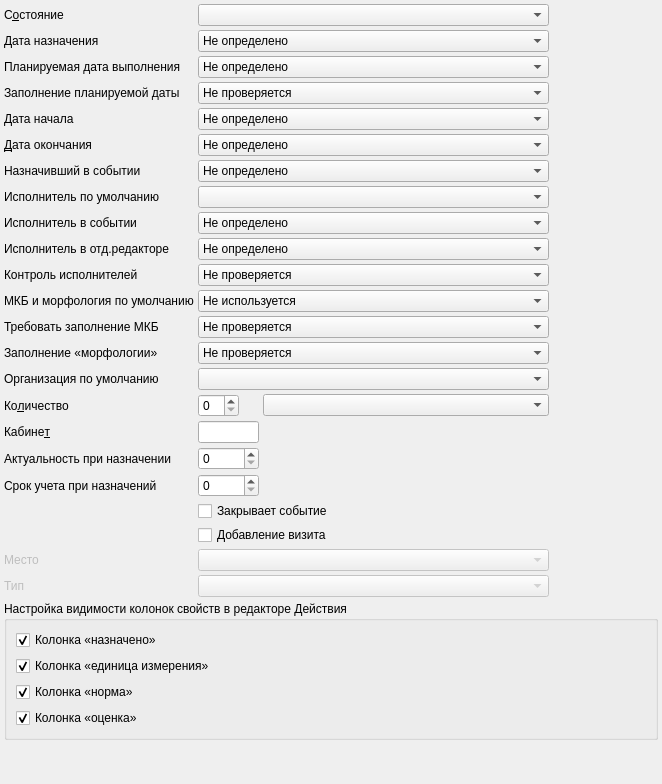
         <widget class="QWidget" name="tabDefaults">
          <attribute name="title">
           <string>Умолчания</string>
          </attribute>
          <layout class="QGridLayout" name="gridLayout_4">
           <property name="leftMargin">
            <number>4</number>
           </property>
           <property name="topMargin">
            <number>4</number>
           </property>
           <property name="rightMargin">
            <number>4</number>
           </property>
           <property name="bottomMargin">
            <number>4</number>
           </property>
           <property name="spacing">
            <number>4</number>
           </property>
           <item row="26" column="0" colspan="5">
            <widget class="QGroupBox" name="groupBox">
             <property name="title">
              <string>Настройка видимости колонок свойств в редакторе Действия</string>
             </property>
             <layout class="QVBoxLayout" name="verticalLayout_2">
              <item>
               <widget class="QCheckBox" name="chkPropertyAssignedVisible">
                <property name="text">
                 <string>Колонка «назначено»</string>
                </property>
                <property name="checked">
                 <bool>true</bool>
                </property>
               </widget>
              </item>
              <item>
               <widget class="QCheckBox" name="chkPropertyUnitVisible">
                <property name="text">
                 <string>Колонка «единица измерения»</string>
                </property>
                <property name="checked">
                 <bool>true</bool>
                </property>
               </widget>
              </item>
              <item>
               <widget class="QCheckBox" name="chkPropertyNormVisible">
                <property name="text">
                 <string>Колонка «норма»</string>
                </property>
                <property name="checked">
                 <bool>true</bool>
                </property>
               </widget>
              </item>
              <item>
               <widget class="QCheckBox" name="chkPropertyEvaluationVisible">
                <property name="text">
                 <string>Колонка «оценка»</string>
                </property>
                <property name="checked">
                 <bool>true</bool>
                </property>
               </widget>
              </item>
             </layout>
            </widget>
           </item>
           <item row="14" column="1" colspan="3">
            <widget class="QComboBox" name="cmbMKBRequired">
             <property name="currentIndex">
              <number>0</number>
             </property>
             <item>
              <property name="text">
               <string>Не проверяется</string>
              </property>
             </item>
             <item>
              <property name="text">
               <string>Мягкий контроль</string>
              </property>
             </item>
             <item>
              <property name="text">
               <string>Жесткий контроль</string>
              </property>
             </item>
            </widget>
           </item>
           <item row="12" column="0">
            <widget class="QLabel" name="lblExecPersonRequired">
             <property name="sizePolicy">
              <sizepolicy hsizetype="Maximum" vsizetype="Preferred">
               <horstretch>0</horstretch>
               <verstretch>0</verstretch>
              </sizepolicy>
             </property>
             <property name="text">
              <string>Контроль исполнителей</string>
             </property>
             <property name="buddy">
              <cstring>cmbExecPersonRequired</cstring>
             </property>
            </widget>
           </item>
           <item row="12" column="1" colspan="3">
            <widget class="QComboBox" name="cmbExecPersonRequired">
             <item>
              <property name="text">
               <string>Не проверяется</string>
              </property>
             </item>
             <item>
              <property name="text">
               <string>Мягкий контроль</string>
              </property>
             </item>
             <item>
              <property name="text">
               <string>Жёсткий контроль</string>
              </property>
             </item>
            </widget>
           </item>
           <item row="14" column="0">
            <widget class="QLabel" name="lblMKBRequired">
             <property name="sizePolicy">
              <sizepolicy hsizetype="Maximum" vsizetype="Preferred">
               <horstretch>0</horstretch>
               <verstretch>0</verstretch>
              </sizepolicy>
             </property>
             <property name="text">
              <string>Требовать заполнение МКБ</string>
             </property>
             <property name="buddy">
              <cstring>cmbMKBRequired</cstring>
             </property>
            </widget>
           </item>
           <item row="15" column="0">
            <widget class="QLabel" name="lblIsMorphologyRequired">
             <property name="sizePolicy">
              <sizepolicy hsizetype="Maximum" vsizetype="Preferred">
               <horstretch>0</horstretch>
               <verstretch>0</verstretch>
              </sizepolicy>
             </property>
             <property name="text">
              <string>Заполнение «морфологии»</string>
             </property>
            </widget>
           </item>
           <item row="5" column="4">
            <spacer name="spacer_3">
             <property name="orientation">
              <enum>Qt::Horizontal</enum>
             </property>
             <property name="sizeHint" stdset="0">
              <size>
               <width>66</width>
               <height>22</height>
              </size>
             </property>
            </spacer>
           </item>
           <item row="17" column="0">
            <widget class="QLabel" name="lblAmount">
             <property name="sizePolicy">
              <sizepolicy hsizetype="Maximum" vsizetype="Preferred">
               <horstretch>0</horstretch>
               <verstretch>0</verstretch>
              </sizepolicy>
             </property>
             <property name="text">
              <string>Ко&amp;личество</string>
             </property>
             <property name="buddy">
              <cstring>edtAmount</cstring>
             </property>
            </widget>
           </item>
           <item row="9" column="0">
            <widget class="QLabel" name="lblDefaultPersonInEvent">
             <property name="sizePolicy">
              <sizepolicy hsizetype="Maximum" vsizetype="Preferred">
               <horstretch>0</horstretch>
               <verstretch>0</verstretch>
              </sizepolicy>
             </property>
             <property name="text">
              <string>Исполнитель в событии</string>
             </property>
             <property name="buddy">
              <cstring>cmbDefaultPersonInEvent</cstring>
             </property>
            </widget>
           </item>
           <item row="8" column="1" colspan="3">
            <widget class="CPersonWithOrgListComboBoxEx" name="cmbDefaultExecPerson"/>
           </item>
           <item row="9" column="4">
            <spacer name="horizontalSpacer">
             <property name="orientation">
              <enum>Qt::Horizontal</enum>
             </property>
             <property name="sizeHint" stdset="0">
              <size>
               <width>66</width>
               <height>22</height>
              </size>
             </property>
            </spacer>
           </item>
           <item row="8" column="0">
            <widget class="QLabel" name="lblDefaultExecPerson">
             <property name="sizePolicy">
              <sizepolicy hsizetype="Maximum" vsizetype="Preferred">
               <horstretch>0</horstretch>
               <verstretch>0</verstretch>
              </sizepolicy>
             </property>
             <property name="text">
              <string>Исполнитель по умолчанию</string>
             </property>
             <property name="buddy">
              <cstring>cmbDefaultExecPerson</cstring>
             </property>
            </widget>
           </item>
           <item row="16" column="0">
            <widget class="QLabel" name="lblDefaultOrg">
             <property name="sizePolicy">
              <sizepolicy hsizetype="Maximum" vsizetype="Preferred">
               <horstretch>0</horstretch>
               <verstretch>0</verstretch>
              </sizepolicy>
             </property>
             <property name="text">
              <string>Организация по умолчанию</string>
             </property>
            </widget>
           </item>
           <item row="25" column="0">
            <widget class="QLabel" name="lblAddVisitType">
             <property name="enabled">
              <bool>false</bool>
             </property>
             <property name="sizePolicy">
              <sizepolicy hsizetype="Maximum" vsizetype="Preferred">
               <horstretch>0</horstretch>
               <verstretch>0</verstretch>
              </sizepolicy>
             </property>
             <property name="text">
              <string>Тип</string>
             </property>
            </widget>
           </item>
           <item row="5" column="1" colspan="3">
            <widget class="QComboBox" name="cmbDefaultEndDate">
             <property name="sizePolicy">
              <sizepolicy hsizetype="Preferred" vsizetype="Fixed">
               <horstretch>0</horstretch>
               <verstretch>0</verstretch>
              </sizepolicy>
             </property>
             <item>
              <property name="text">
               <string>Не определено</string>
              </property>
             </item>
             <item>
              <property name="text">
               <string>Текущая дата</string>
              </property>
             </item>
             <item>
              <property name="text">
               <string>Дата начала события</string>
              </property>
             </item>
             <item>
              <property name="text">
               <string>Дата окончания события</string>
              </property>
             </item>
             <item>
              <property name="text">
               <string>Дата начала действия</string>
              </property>
             </item>
             <item>
              <property name="text">
               <string>Синхронизация по дате начала действия</string>
              </property>
             </item>
             <item>
              <property name="text">
               <string>Синхронизация по дате начала события</string>
              </property>
             </item>
             <item>
              <property name="text">
               <string>Синхронизация по дате окончания события</string>
              </property>
             </item>
            </widget>
           </item>
           <item row="17" column="1">
            <widget class="QSpinBox" name="edtAmount">
             <property name="sizePolicy">
              <sizepolicy hsizetype="Maximum" vsizetype="Fixed">
               <horstretch>0</horstretch>
               <verstretch>0</verstretch>
              </sizepolicy>
             </property>
            </widget>
           </item>
           <item row="11" column="4">
            <spacer name="horizontalSpacer_2">
             <property name="orientation">
              <enum>Qt::Horizontal</enum>
             </property>
             <property name="sizeHint" stdset="0">
              <size>
               <width>66</width>
               <height>22</height>
              </size>
             </property>
            </spacer>
           </item>
           <item row="17" column="2" colspan="2">
            <widget class="QComboBox" name="cmbAmountEvaluation"/>
           </item>
           <item row="9" column="1" colspan="3">
            <widget class="QComboBox" name="cmbDefaultPersonInEvent">
             <item>
              <property name="text">
               <string>Не определено</string>
              </property>
             </item>
             <item>
              <property name="text">
               <string>Не заполняется</string>
              </property>
             </item>
             <item>
              <property name="text">
               <string>Назначивший действие</string>
              </property>
             </item>
             <item>
              <property name="text">
               <string>Ответственный за событие</string>
              </property>
             </item>
             <item>
              <property name="text">
               <string>Пользователь</string>
              </property>
             </item>
             <item>
              <property name="text">
               <string>Пользователь мед.работник</string>
              </property>
             </item>
             <item>
              <property name="text">
               <string>Пользователь завершивший действие</string>
              </property>
             </item>
            </widget>
           </item>
           <item row="2" column="4">
            <spacer name="spacer_4">
             <property name="orientation">
              <enum>Qt::Horizontal</enum>
             </property>
             <property name="sizeHint" stdset="0">
              <size>
               <width>66</width>
               <height>22</height>
              </size>
             </property>
            </spacer>
           </item>
           <item row="11" column="0">
            <widget class="QLabel" name="lblDefaultPersonInEditor">
             <property name="sizePolicy">
              <sizepolicy hsizetype="Maximum" vsizetype="Preferred">
               <horstretch>0</horstretch>
               <verstretch>0</verstretch>
              </sizepolicy>
             </property>
             <property name="text">
              <string>Исполнитель в отд.редакторе</string>
             </property>
             <property name="buddy">
              <cstring>cmbDefaultPersonInEditor</cstring>
             </property>
            </widget>
           </item>
           <item row="11" column="1" colspan="3">
            <widget class="QComboBox" name="cmbDefaultPersonInEditor">
             <item>
              <property name="text">
               <string>Не определено</string>
              </property>
             </item>
             <item>
              <property name="text">
               <string>Не заполняется</string>
              </property>
             </item>
             <item>
              <property name="text">
               <string>Назначивший действие</string>
              </property>
             </item>
             <item>
              <property name="text">
               <string>Ответственный за событие</string>
              </property>
             </item>
             <item>
              <property name="text">
               <string>Пользователь</string>
              </property>
             </item>
             <item>
              <property name="text">
               <string>Пользователь мед.работник</string>
              </property>
             </item>
            </widget>
           </item>
           <item row="15" column="1" colspan="3">
            <widget class="QComboBox" name="cmbIsMorphologyRequired">
             <item>
              <property name="text">
               <string>Не проверяется</string>
              </property>
             </item>
             <item>
              <property name="text">
               <string>Мягкий контроль</string>
              </property>
             </item>
             <item>
              <property name="text">
               <string>Жесткий контроль</string>
              </property>
             </item>
            </widget>
           </item>
           <item row="19" column="0">
            <widget class="QLabel" name="lblActualAppointmentDuration">
             <property name="sizePolicy">
              <sizepolicy hsizetype="Maximum" vsizetype="Preferred">
               <horstretch>0</horstretch>
               <verstretch>0</verstretch>
              </sizepolicy>
             </property>
             <property name="text">
              <string>Актуальность при назначении</string>
             </property>
            </widget>
           </item>
           <item row="13" column="1" colspan="3">
            <widget class="QComboBox" name="cmbDefaultMKB">
             <item>
              <property name="text">
               <string>Не используется</string>
              </property>
             </item>
             <item>
              <property name="text">
               <string>По заключительному</string>
              </property>
             </item>
             <item>
              <property name="text">
               <string>По диагнозу назначившего действие</string>
              </property>
             </item>
             <item>
              <property name="text">
               <string>Синхронизировать с заключительным</string>
              </property>
             </item>
             <item>
              <property name="text">
               <string>Синхронизировать с диагнозом назначившего действие</string>
              </property>
             </item>
             <item>
              <property name="text">
               <string>Вводится непосредственно</string>
              </property>
             </item>
             <item>
              <property name="text">
               <string>Синхронизировать с предварительным диагнозом</string>
              </property>
             </item>
            </widget>
           </item>
           <item row="18" column="0">
            <widget class="QLabel" name="lblOffice">
             <property name="sizePolicy">
              <sizepolicy hsizetype="Maximum" vsizetype="Preferred">
               <horstretch>0</horstretch>
               <verstretch>0</verstretch>
              </sizepolicy>
             </property>
             <property name="text">
              <string>Кабине&amp;т</string>
             </property>
             <property name="buddy">
              <cstring>edtOffice</cstring>
             </property>
            </widget>
           </item>
           <item row="13" column="0">
            <widget class="QLabel" name="lblDefaultMKB">
             <property name="sizePolicy">
              <sizepolicy hsizetype="Maximum" vsizetype="Preferred">
               <horstretch>0</horstretch>
               <verstretch>0</verstretch>
              </sizepolicy>
             </property>
             <property name="text">
              <string>МКБ и морфология по умолчанию</string>
             </property>
             <property name="buddy">
              <cstring>cmbDefaultMKB</cstring>
             </property>
            </widget>
           </item>
           <item row="27" column="0">
            <spacer name="verticalSpacer_2">
             <property name="orientation">
              <enum>Qt::Vertical</enum>
             </property>
             <property name="sizeHint" stdset="0">
              <size>
               <width>20</width>
               <height>40</height>
              </size>
             </property>
            </spacer>
           </item>
           <item row="24" column="0">
            <widget class="QLabel" name="lblAddVisitScene">
             <property name="enabled">
              <bool>false</bool>
             </property>
             <property name="sizePolicy">
              <sizepolicy hsizetype="Maximum" vsizetype="Preferred">
               <horstretch>0</horstretch>
               <verstretch>0</verstretch>
              </sizepolicy>
             </property>
             <property name="text">
              <string>Место</string>
             </property>
            </widget>
           </item>
           <item row="5" column="0">
            <widget class="QLabel" name="lblDefaultEndDate">
             <property name="sizePolicy">
              <sizepolicy hsizetype="Maximum" vsizetype="Preferred">
               <horstretch>0</horstretch>
               <verstretch>0</verstretch>
              </sizepolicy>
             </property>
             <property name="text">
              <string>&amp;Дата окончания</string>
             </property>
             <property name="buddy">
              <cstring>cmbDefaultEndDate</cstring>
             </property>
            </widget>
           </item>
           <item row="0" column="4">
            <spacer name="spacer_2">
             <property name="orientation">
              <enum>Qt::Horizontal</enum>
             </property>
             <property name="sizeHint" stdset="0">
              <size>
               <width>66</width>
               <height>22</height>
              </size>
             </property>
            </spacer>
           </item>
           <item row="0" column="0">
            <widget class="QLabel" name="lblDefaultStatus">
             <property name="sizePolicy">
              <sizepolicy hsizetype="Maximum" vsizetype="Preferred">
               <horstretch>0</horstretch>
               <verstretch>0</verstretch>
              </sizepolicy>
             </property>
             <property name="text">
              <string>С&amp;остояние</string>
             </property>
             <property name="buddy">
              <cstring>cmbDefaultStatus</cstring>
             </property>
            </widget>
           </item>
           <item row="16" column="1" colspan="3">
            <widget class="CPolyclinicComboBox" name="cmbDefaultOrg"/>
           </item>
           <item row="2" column="1" colspan="3">
            <widget class="QComboBox" name="cmbDefaultPlannedEndDate">
             <item>
              <property name="text">
               <string>Не определено</string>
              </property>
             </item>
             <item>
              <property name="text">
               <string>Следующий день от даты назначения</string>
              </property>
             </item>
             <item>
              <property name="text">
               <string>Следующий рабочий день от даты назначения</string>
              </property>
             </item>
             <item>
              <property name="text">
               <string>Дата талона на Работу</string>
              </property>
             </item>
             <item>
              <property name="text">
               <string>Дата начала + количество</string>
              </property>
             </item>
             <item>
              <property name="text">
               <string>Дата начала + длительность</string>
              </property>
             </item>
            </widget>
           </item>
           <item row="0" column="1" colspan="3">
            <widget class="CActionStatusComboBox" name="cmbDefaultStatus">
             <property name="sizePolicy">
              <sizepolicy hsizetype="Preferred" vsizetype="Fixed">
               <horstretch>0</horstretch>
               <verstretch>0</verstretch>
              </sizepolicy>
             </property>
            </widget>
           </item>
           <item row="2" column="0">
            <widget class="QLabel" name="lblDefaultPlannedEndDate">
             <property name="sizePolicy">
              <sizepolicy hsizetype="Maximum" vsizetype="Preferred">
               <horstretch>0</horstretch>
               <verstretch>0</verstretch>
              </sizepolicy>
             </property>
             <property name="text">
              <string>Планируемая дата выполнения</string>
             </property>
             <property name="buddy">
              <cstring>cmbDefaultPlannedEndDate</cstring>
             </property>
            </widget>
           </item>
           <item row="18" column="1">
            <widget class="QLineEdit" name="edtOffice">
             <property name="sizePolicy">
              <sizepolicy hsizetype="Ignored" vsizetype="Fixed">
               <horstretch>0</horstretch>
               <verstretch>0</verstretch>
              </sizepolicy>
             </property>
            </widget>
           </item>
           <item row="24" column="1" colspan="3">
            <widget class="CRBComboBox" name="cmbAddVisitScene">
             <property name="enabled">
              <bool>false</bool>
             </property>
            </widget>
           </item>
           <item row="1" column="0">
            <widget class="QLabel" name="lblDefaultDirectionDate">
             <property name="sizePolicy">
              <sizepolicy hsizetype="Maximum" vsizetype="Preferred">
               <horstretch>0</horstretch>
               <verstretch>0</verstretch>
              </sizepolicy>
             </property>
             <property name="text">
              <string>Дата назначения</string>
             </property>
             <property name="buddy">
              <cstring>cmbDefaultDirectionDate</cstring>
             </property>
            </widget>
           </item>
           <item row="22" column="1" colspan="4">
            <widget class="QCheckBox" name="chkCloseEvent">
             <property name="text">
              <string>Закрывает событие</string>
             </property>
            </widget>
           </item>
           <item row="25" column="1" colspan="3">
            <widget class="CRBComboBox" name="cmbAddVisitType">
             <property name="enabled">
              <bool>false</bool>
             </property>
            </widget>
           </item>
           <item row="20" column="0">
            <widget class="QLabel" name="lblTicketDuartion">
             <property name="toolTip">
              <string>Количество дней от даты номерка на Работу, находящегося в состоянии ожидания, в течении которых в нем учитывается регистрируемое Действие</string>
             </property>
             <property name="text">
              <string>Срок учета при назначений</string>
             </property>
            </widget>
           </item>
           <item row="19" column="1">
            <widget class="QSpinBox" name="edtActualAppointmentDuration">
             <property name="toolTip">
              <string>&lt;html&gt;&lt;head/&gt;&lt;body&gt;&lt;p&gt;Количество дней, в течении которых результат выполненного назначения может учитываться при выполнении нового назначения.&lt;/p&gt;&lt;/body&gt;&lt;/html&gt;</string>
             </property>
             <property name="maximum">
              <number>32767</number>
             </property>
            </widget>
           </item>
           <item row="4" column="0">
            <widget class="QLabel" name="lblDefaultBegDate">
             <property name="text">
              <string>Дата начала </string>
             </property>
            </widget>
           </item>
           <item row="3" column="0">
            <widget class="QLabel" name="lblPlannedEndDateRequired">
             <property name="text">
              <string>Заполнение планируемой даты</string>
             </property>
            </widget>
           </item>
           <item row="1" column="1" colspan="3">
            <widget class="QComboBox" name="cmbDefaultDirectionDate">
             <item>
              <property name="text">
               <string>Не определено</string>
              </property>
             </item>
             <item>
              <property name="text">
               <string>Дата начала события</string>
              </property>
             </item>
             <item>
              <property name="text">
               <string>Текущая дата</string>
              </property>
             </item>
             <item>
              <property name="text">
               <string>Синхронизация по дате выполнения</string>
              </property>
             </item>
             <item>
              <property name="text">
               <string>Синхронизация по дате начала события</string>
              </property>
             </item>
             <item>
              <property name="text">
               <string>Синхронизация по дате окончания события</string>
              </property>
             </item>
            </widget>
           </item>
           <item row="20" column="1">
            <widget class="QSpinBox" name="edtTicketDuration">
             <property name="toolTip">
              <string>Количество дней от даты номерка на Работу, находящегося в состоянии ожидания, в течении которых в нем учитывается регистрируемое Действие</string>
             </property>
            </widget>
           </item>
           <item row="3" column="1" colspan="3">
            <widget class="QComboBox" name="cmbPlannedEndDateRequired">
             <item>
              <property name="text">
               <string>Не проверяется</string>
              </property>
             </item>
             <item>
              <property name="text">
               <string>Мягкий контроль</string>
              </property>
             </item>
             <item>
              <property name="text">
               <string>Жесткий контроль</string>
              </property>
             </item>
            </widget>
           </item>
           <item row="4" column="1" colspan="3">
            <widget class="QComboBox" name="cmbDefaultBegDate">
             <item>
              <property name="text">
               <string>Не определено</string>
              </property>
             </item>
             <item>
              <property name="text">
               <string>Текущая дата</string>
              </property>
             </item>
             <item>
              <property name="text">
               <string>Дата начала события</string>
              </property>
             </item>
             <item>
              <property name="text">
               <string>Дата окончания события</string>
              </property>
             </item>
             <item>
              <property name="text">
               <string>Дата окончания действия</string>
              </property>
             </item>
             <item>
              <property name="text">
               <string>Номерок на работу</string>
              </property>
             </item>
             <item>
              <property name="text">
               <string>Синхронизация по дате начала события</string>
              </property>
             </item>
             <item>
              <property name="text">
               <string>Синхронизация по дате окончания события</string>
              </property>
             </item>
            </widget>
           </item>
           <item row="23" column="1" colspan="4">
            <widget class="QCheckBox" name="chkAddVisit">
             <property name="text">
              <string>Добавление визита</string>
             </property>
            </widget>
           </item>
           <item row="7" column="0">
            <widget class="QLabel" name="lblDefaultSetPersonInEvent">
             <property name="sizePolicy">
              <sizepolicy hsizetype="Maximum" vsizetype="Preferred">
               <horstretch>0</horstretch>
               <verstretch>0</verstretch>
              </sizepolicy>
             </property>
             <property name="text">
              <string>Назначивший в событии</string>
             </property>
             <property name="buddy">
              <cstring>cmbDefaultSetPersonInEvent</cstring>
             </property>
            </widget>
           </item>
           <item row="7" column="1" colspan="3">
            <widget class="QComboBox" name="cmbDefaultSetPersonInEvent">
             <item>
              <property name="text">
               <string>Не определено</string>
              </property>
             </item>
             <item>
              <property name="text">
               <string>Ответственный за событие</string>
              </property>
             </item>
             <item>
              <property name="text">
               <string>Исполнитель действия</string>
              </property>
             </item>
            </widget>
           </item>
          </layout>
         </widget>
